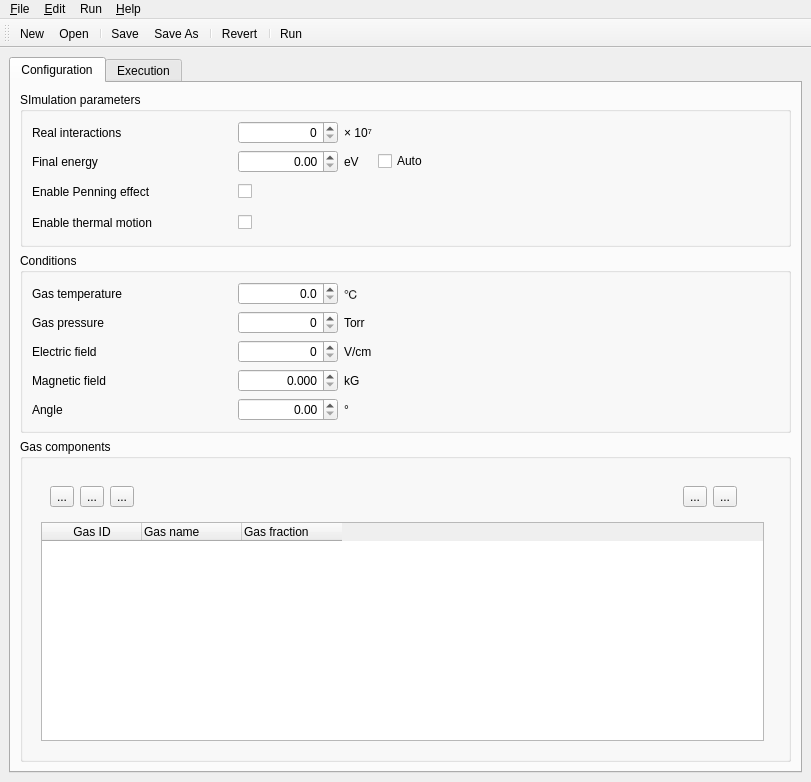
<?xml version="1.0" encoding="UTF-8"?>
<ui version="4.0">
 <class>MainWindow</class>
 <widget class="QMainWindow" name="MainWindow">
  <property name="geometry">
   <rect>
    <x>0</x>
    <y>0</y>
    <width>811</width>
    <height>782</height>
   </rect>
  </property>
  <property name="windowTitle">
   <string>Magboltz GUI</string>
  </property>
  <widget class="QWidget" name="centralwidget">
   <layout class="QVBoxLayout" name="verticalLayout">
    <item>
     <widget class="QTabWidget" name="mainTab">
      <property name="currentIndex">
       <number>0</number>
      </property>
      <widget class="QWidget" name="tabConfiguration">
       <attribute name="title">
        <string>Configuration</string>
       </attribute>
       <layout class="QVBoxLayout" name="verticalLayout_3">
        <item>
         <widget class="QGroupBox" name="groupSimParameters">
          <property name="title">
           <string>SImulation parameters</string>
          </property>
          <layout class="QGridLayout" name="gridLayout">
           <item row="0" column="2">
            <widget class="QLabel" name="label_3">
             <property name="text">
              <string>× 10⁷</string>
             </property>
            </widget>
           </item>
           <item row="2" column="1">
            <widget class="QCheckBox" name="checkPenning">
             <property name="minimumSize">
              <size>
               <width>0</width>
               <height>25</height>
              </size>
             </property>
             <property name="toolTip">
              <string>IPEN: include Penning effect</string>
             </property>
             <property name="text">
              <string/>
             </property>
            </widget>
           </item>
           <item row="0" column="4">
            <spacer name="horizontalSpacer">
             <property name="orientation">
              <enum>Qt::Horizontal</enum>
             </property>
             <property name="sizeHint" stdset="0">
              <size>
               <width>40</width>
               <height>20</height>
              </size>
             </property>
            </spacer>
           </item>
           <item row="1" column="2">
            <widget class="QLabel" name="label_4">
             <property name="text">
              <string>eV</string>
             </property>
            </widget>
           </item>
           <item row="1" column="0">
            <widget class="QLabel" name="label_2">
             <property name="minimumSize">
              <size>
               <width>0</width>
               <height>0</height>
              </size>
             </property>
             <property name="text">
              <string>Final energy</string>
             </property>
            </widget>
           </item>
           <item row="1" column="4">
            <widget class="QCheckBox" name="checkFinalEnergyAuto">
             <property name="text">
              <string>Auto</string>
             </property>
            </widget>
           </item>
           <item row="0" column="1">
            <widget class="QSpinBox" name="spinRealInteractions">
             <property name="minimumSize">
              <size>
               <width>100</width>
               <height>0</height>
              </size>
             </property>
             <property name="toolTip">
              <string> NMAX: Number of real collisions, use a value between 2 and 5 for inelastic gas to obtain 1% accuracy, use a value above 10 for better than 0.5 % accuracy and a value of at least 10 for pure elastic gases like Argon</string>
             </property>
             <property name="alignment">
              <set>Qt::AlignRight|Qt::AlignTrailing|Qt::AlignVCenter</set>
             </property>
            </widget>
           </item>
           <item row="1" column="1">
            <widget class="QDoubleSpinBox" name="spinFinalEnergy">
             <property name="toolTip">
              <string>EFINAL: upper limit of the electron energy in electron Volts, if EFINAL = 0.0, program automatically calculates upper integration energy limit</string>
             </property>
             <property name="alignment">
              <set>Qt::AlignRight|Qt::AlignTrailing|Qt::AlignVCenter</set>
             </property>
            </widget>
           </item>
           <item row="0" column="0">
            <widget class="QLabel" name="label">
             <property name="minimumSize">
              <size>
               <width>200</width>
               <height>0</height>
              </size>
             </property>
             <property name="toolTip">
              <string/>
             </property>
             <property name="text">
              <string>Real interactions</string>
             </property>
            </widget>
           </item>
           <item row="2" column="0">
            <widget class="QLabel" name="label_16">
             <property name="text">
              <string>Enable Penning effect</string>
             </property>
            </widget>
           </item>
           <item row="4" column="0">
            <widget class="QLabel" name="label_17">
             <property name="text">
              <string>Enable thermal motion</string>
             </property>
            </widget>
           </item>
           <item row="4" column="1">
            <widget class="QCheckBox" name="checkThermal">
             <property name="minimumSize">
              <size>
               <width>0</width>
               <height>25</height>
              </size>
             </property>
             <property name="toolTip">
              <string>ITHRM: gas motion taken to be at input temperature</string>
             </property>
             <property name="text">
              <string/>
             </property>
            </widget>
           </item>
          </layout>
         </widget>
        </item>
        <item>
         <widget class="QGroupBox" name="groupGasList">
          <property name="title">
           <string>Conditions</string>
          </property>
          <layout class="QGridLayout" name="gridLayout_2">
           <item row="0" column="2">
            <widget class="QLabel" name="label_12">
             <property name="text">
              <string>℃</string>
             </property>
            </widget>
           </item>
           <item row="2" column="2">
            <widget class="QLabel" name="label_6">
             <property name="text">
              <string>V/cm</string>
             </property>
            </widget>
           </item>
           <item row="0" column="1">
            <widget class="QDoubleSpinBox" name="spinGasTemperature">
             <property name="minimumSize">
              <size>
               <width>100</width>
               <height>0</height>
              </size>
             </property>
             <property name="toolTip">
              <string>TEMP: temperature of gas in centigrade</string>
             </property>
             <property name="alignment">
              <set>Qt::AlignRight|Qt::AlignTrailing|Qt::AlignVCenter</set>
             </property>
             <property name="decimals">
              <number>1</number>
             </property>
             <property name="maximum">
              <double>500.000000000000000</double>
             </property>
            </widget>
           </item>
           <item row="1" column="1">
            <widget class="QDoubleSpinBox" name="spinGasPressure">
             <property name="toolTip">
              <string>TORR: pressure of gas in Torr</string>
             </property>
             <property name="alignment">
              <set>Qt::AlignRight|Qt::AlignTrailing|Qt::AlignVCenter</set>
             </property>
             <property name="decimals">
              <number>0</number>
             </property>
             <property name="maximum">
              <double>10000.000000000000000</double>
             </property>
             <property name="singleStep">
              <double>10.000000000000000</double>
             </property>
            </widget>
           </item>
           <item row="3" column="1">
            <widget class="QDoubleSpinBox" name="spinMagneticField">
             <property name="toolTip">
              <string>BMAG: magnitude of the magnetic field in kilogauss</string>
             </property>
             <property name="alignment">
              <set>Qt::AlignRight|Qt::AlignTrailing|Qt::AlignVCenter</set>
             </property>
             <property name="decimals">
              <number>3</number>
             </property>
             <property name="maximum">
              <double>10.000000000000000</double>
             </property>
            </widget>
           </item>
           <item row="3" column="2">
            <widget class="QLabel" name="label_8">
             <property name="text">
              <string>kG</string>
             </property>
            </widget>
           </item>
           <item row="0" column="4">
            <spacer name="horizontalSpacer_3">
             <property name="orientation">
              <enum>Qt::Horizontal</enum>
             </property>
             <property name="sizeHint" stdset="0">
              <size>
               <width>40</width>
               <height>20</height>
              </size>
             </property>
            </spacer>
           </item>
           <item row="4" column="0">
            <widget class="QLabel" name="label_9">
             <property name="minimumSize">
              <size>
               <width>200</width>
               <height>0</height>
              </size>
             </property>
             <property name="text">
              <string>Angle</string>
             </property>
            </widget>
           </item>
           <item row="3" column="0">
            <widget class="QLabel" name="label_7">
             <property name="minimumSize">
              <size>
               <width>200</width>
               <height>0</height>
              </size>
             </property>
             <property name="text">
              <string>Magnetic field</string>
             </property>
            </widget>
           </item>
           <item row="0" column="0">
            <widget class="QLabel" name="label_11">
             <property name="minimumSize">
              <size>
               <width>200</width>
               <height>0</height>
              </size>
             </property>
             <property name="text">
              <string>Gas temperature</string>
             </property>
            </widget>
           </item>
           <item row="4" column="1">
            <widget class="QDoubleSpinBox" name="spinAngle">
             <property name="toolTip">
              <string>BTHETA: angle between the electric and magnetic fields in degrees</string>
             </property>
             <property name="alignment">
              <set>Qt::AlignRight|Qt::AlignTrailing|Qt::AlignVCenter</set>
             </property>
             <property name="maximum">
              <double>359.990000000000009</double>
             </property>
            </widget>
           </item>
           <item row="1" column="2">
            <widget class="QLabel" name="label_14">
             <property name="text">
              <string>Torr</string>
             </property>
            </widget>
           </item>
           <item row="2" column="0">
            <widget class="QLabel" name="label_5">
             <property name="minimumSize">
              <size>
               <width>200</width>
               <height>0</height>
              </size>
             </property>
             <property name="text">
              <string>Electric field</string>
             </property>
            </widget>
           </item>
           <item row="1" column="0">
            <widget class="QLabel" name="label_13">
             <property name="text">
              <string>Gas pressure</string>
             </property>
            </widget>
           </item>
           <item row="2" column="1">
            <widget class="QDoubleSpinBox" name="spinElectricField">
             <property name="toolTip">
              <string>EFIELD: electric field in Volt/cm</string>
             </property>
             <property name="alignment">
              <set>Qt::AlignRight|Qt::AlignTrailing|Qt::AlignVCenter</set>
             </property>
             <property name="decimals">
              <number>0</number>
             </property>
             <property name="maximum">
              <double>100000.000000000000000</double>
             </property>
             <property name="singleStep">
              <double>100.000000000000000</double>
             </property>
            </widget>
           </item>
           <item row="4" column="2">
            <widget class="QLabel" name="label_10">
             <property name="text">
              <string>°</string>
             </property>
            </widget>
           </item>
          </layout>
         </widget>
        </item>
        <item>
         <widget class="QGroupBox" name="groupConditions">
          <property name="title">
           <string>Gas components</string>
          </property>
          <layout class="QHBoxLayout" name="horizontalLayout_3">
           <item>
            <widget class="QWidget" name="widget_5" native="true">
             <layout class="QVBoxLayout" name="verticalLayout_2">
              <item>
               <widget class="QWidget" name="widget" native="true">
                <layout class="QHBoxLayout" name="horizontalLayout">
                 <item>
                  <widget class="QToolButton" name="btnGasAdd">
                   <property name="text">
                    <string>...</string>
                   </property>
                   <property name="icon">
                    <iconset theme="list-add">
                     <normaloff>../../../../../../ui</normaloff>../../../../../../ui</iconset>
                   </property>
                  </widget>
                 </item>
                 <item>
                  <widget class="QToolButton" name="btnGasRemove">
                   <property name="text">
                    <string>...</string>
                   </property>
                   <property name="icon">
                    <iconset theme="list-remove">
                     <normaloff>../../../../../../ui</normaloff>../../../../../../ui</iconset>
                   </property>
                  </widget>
                 </item>
                 <item>
                  <widget class="QToolButton" name="btnGasNormalize">
                   <property name="toolTip">
                    <string>Normalize gas fractions</string>
                   </property>
                   <property name="text">
                    <string>...</string>
                   </property>
                   <property name="icon">
                    <iconset theme="accessories-calculator">
                     <normaloff>../../../../../../.designer/backup</normaloff>../../../../../../.designer/backup</iconset>
                   </property>
                  </widget>
                 </item>
                 <item>
                  <spacer name="horizontalSpacer_6">
                   <property name="orientation">
                    <enum>Qt::Horizontal</enum>
                   </property>
                   <property name="sizeHint" stdset="0">
                    <size>
                     <width>40</width>
                     <height>20</height>
                    </size>
                   </property>
                  </spacer>
                 </item>
                 <item>
                  <widget class="QToolButton" name="btnGasDown">
                   <property name="text">
                    <string>...</string>
                   </property>
                   <property name="icon">
                    <iconset theme="go-down">
                     <normaloff>../../../../../../ui</normaloff>../../../../../../ui</iconset>
                   </property>
                  </widget>
                 </item>
                 <item>
                  <widget class="QToolButton" name="btnGasUp">
                   <property name="text">
                    <string>...</string>
                   </property>
                   <property name="icon">
                    <iconset theme="go-up">
                     <normaloff>../../../../../../ui</normaloff>../../../../../../ui</iconset>
                   </property>
                  </widget>
                 </item>
                 <item>
                  <widget class="QWidget" name="widget_4" native="true"/>
                 </item>
                 <item>
                  <widget class="QWidget" name="widget_3" native="true"/>
                 </item>
                 <item>
                  <widget class="QWidget" name="widget_6" native="true"/>
                 </item>
                </layout>
               </widget>
              </item>
              <item>
               <widget class="QTableWidget" name="gasListTable">
                <property name="columnCount">
                 <number>3</number>
                </property>
                <column>
                 <property name="text">
                  <string>Gas ID</string>
                 </property>
                </column>
                <column>
                 <property name="text">
                  <string>Gas name</string>
                 </property>
                 <property name="textAlignment">
                  <set>AlignLeading|AlignVCenter</set>
                 </property>
                </column>
                <column>
                 <property name="text">
                  <string>Gas fraction</string>
                 </property>
                 <property name="textAlignment">
                  <set>AlignLeading|AlignVCenter</set>
                 </property>
                </column>
               </widget>
              </item>
             </layout>
            </widget>
           </item>
           <item>
            <widget class="QWidget" name="widget_7" native="true"/>
           </item>
          </layout>
         </widget>
        </item>
       </layout>
      </widget>
      <widget class="QWidget" name="tabExecution">
       <attribute name="title">
        <string>Execution</string>
       </attribute>
       <layout class="QVBoxLayout" name="verticalLayout_4">
        <item>
         <widget class="QWidget" name="widget_2" native="true">
          <layout class="QHBoxLayout" name="horizontalLayout_2">
           <item>
            <widget class="QLabel" name="label_15">
             <property name="text">
              <string>Command line</string>
             </property>
            </widget>
           </item>
           <item>
            <widget class="QLineEdit" name="commandLine">
             <property name="readOnly">
              <bool>true</bool>
             </property>
             <property name="placeholderText">
              <string>(save the current file)</string>
             </property>
            </widget>
           </item>
           <item>
            <widget class="QToolButton" name="btnCmdCopyToClipbord">
             <property name="text">
              <string>...</string>
             </property>
             <property name="icon">
              <iconset theme="edit-copy">
               <normaloff>../../../../../../ui</normaloff>../../../../../../ui</iconset>
             </property>
            </widget>
           </item>
           <item>
            <widget class="QToolButton" name="btnResultSave">
             <property name="text">
              <string>...</string>
             </property>
             <property name="icon">
              <iconset theme="document-save-as">
               <normaloff>../../../../../../.designer/backup</normaloff>../../../../../../.designer/backup</iconset>
             </property>
            </widget>
           </item>
           <item>
            <widget class="QToolButton" name="btnResultExport">
             <property name="text">
              <string>...</string>
             </property>
             <property name="icon">
              <iconset theme="x-office-spreadsheet">
               <normaloff>../../../../../../.designer/backup</normaloff>../../../../../../.designer/backup</iconset>
             </property>
            </widget>
           </item>
          </layout>
         </widget>
        </item>
        <item>
         <widget class="QTextEdit" name="consoleOutput">
          <property name="font">
           <font>
            <family>Monospace</family>
           </font>
          </property>
          <property name="readOnly">
           <bool>true</bool>
          </property>
         </widget>
        </item>
       </layout>
      </widget>
     </widget>
    </item>
   </layout>
  </widget>
  <widget class="QMenuBar" name="mainMenuBar">
   <property name="geometry">
    <rect>
     <x>0</x>
     <y>0</y>
     <width>811</width>
     <height>23</height>
    </rect>
   </property>
   <widget class="QMenu" name="menu_File">
    <property name="title">
     <string>&amp;File</string>
    </property>
    <addaction name="actionNew"/>
    <addaction name="actionOpen"/>
    <addaction name="separator"/>
    <addaction name="actionSave"/>
    <addaction name="actionSaveAs"/>
    <addaction name="separator"/>
    <addaction name="actionRevert"/>
    <addaction name="actionClose"/>
    <addaction name="separator"/>
    <addaction name="actionQuit"/>
   </widget>
   <widget class="QMenu" name="menu_Edit">
    <property name="title">
     <string>&amp;Edit</string>
    </property>
    <addaction name="separator"/>
   </widget>
   <widget class="QMenu" name="menu_Help">
    <property name="title">
     <string>&amp;Help</string>
    </property>
    <property name="separatorsCollapsible">
     <bool>false</bool>
    </property>
   </widget>
   <widget class="QMenu" name="menuRun">
    <property name="title">
     <string>Run</string>
    </property>
    <addaction name="actionRun"/>
    <addaction name="separator"/>
    <addaction name="actionResultSave"/>
    <addaction name="actionResultExport"/>
   </widget>
   <addaction name="menu_File"/>
   <addaction name="menu_Edit"/>
   <addaction name="menuRun"/>
   <addaction name="menu_Help"/>
  </widget>
  <widget class="QToolBar" name="mainToolBar">
   <property name="windowTitle">
    <string>toolBar</string>
   </property>
   <attribute name="toolBarArea">
    <enum>TopToolBarArea</enum>
   </attribute>
   <attribute name="toolBarBreak">
    <bool>false</bool>
   </attribute>
   <addaction name="actionNew"/>
   <addaction name="actionOpen"/>
   <addaction name="separator"/>
   <addaction name="actionSave"/>
   <addaction name="actionSaveAs"/>
   <addaction name="separator"/>
   <addaction name="actionRevert"/>
   <addaction name="separator"/>
   <addaction name="actionRun"/>
  </widget>
  <action name="actionNew">
   <property name="icon">
    <iconset theme="document-new">
     <normaloff>../../../../../../ui</normaloff>../../../../../../ui</iconset>
   </property>
   <property name="text">
    <string>&amp;New</string>
   </property>
  </action>
  <action name="actionOpen">
   <property name="icon">
    <iconset theme="document-open">
     <normaloff>../../../../../../ui</normaloff>../../../../../../ui</iconset>
   </property>
   <property name="text">
    <string>&amp;Open</string>
   </property>
  </action>
  <action name="actionQuit">
   <property name="icon">
    <iconset theme="application-exit">
     <normaloff>../../../../../../ui</normaloff>../../../../../../ui</iconset>
   </property>
   <property name="text">
    <string>&amp;Exit</string>
   </property>
  </action>
  <action name="actionSave">
   <property name="icon">
    <iconset theme="document-save">
     <normaloff>../../../../../../ui</normaloff>../../../../../../ui</iconset>
   </property>
   <property name="text">
    <string>&amp;Save</string>
   </property>
  </action>
  <action name="actionClose">
   <property name="icon">
    <iconset theme="edit-delete">
     <normaloff>../../../../../../ui</normaloff>../../../../../../ui</iconset>
   </property>
   <property name="text">
    <string>Close</string>
   </property>
  </action>
  <action name="actionSaveAs">
   <property name="icon">
    <iconset theme="document-save-as">
     <normaloff>../../../../../../ui</normaloff>../../../../../../ui</iconset>
   </property>
   <property name="text">
    <string>Save As</string>
   </property>
  </action>
  <action name="actionRevert">
   <property name="icon">
    <iconset theme="document-revert">
     <normaloff>../../../../../../ui</normaloff>../../../../../../ui</iconset>
   </property>
   <property name="text">
    <string>Revert</string>
   </property>
  </action>
  <action name="actionRun">
   <property name="icon">
    <iconset theme="system-run">
     <normaloff>../../../../../../ui</normaloff>../../../../../../ui</iconset>
   </property>
   <property name="text">
    <string>Run</string>
   </property>
  </action>
  <action name="actionGasAdd">
   <property name="icon">
    <iconset theme="list-add">
     <normaloff>../../../../../../ui</normaloff>../../../../../../ui</iconset>
   </property>
   <property name="text">
    <string>Add</string>
   </property>
  </action>
  <action name="actionGasRemove">
   <property name="icon">
    <iconset theme="list-remove">
     <normaloff>../../../../../../ui</normaloff>../../../../../../ui</iconset>
   </property>
   <property name="text">
    <string>Remove</string>
   </property>
  </action>
  <action name="actionGasNormalize">
   <property name="icon">
    <iconset theme="accessories-calculator">
     <normaloff>../../../../../../.designer/backup</normaloff>../../../../../../.designer/backup</iconset>
   </property>
   <property name="text">
    <string>Normalize</string>
   </property>
   <property name="toolTip">
    <string>Normalize</string>
   </property>
  </action>
  <action name="actionResultExport">
   <property name="icon">
    <iconset theme="x-office-spreadsheet">
     <normaloff>../../../../../../.designer/backup</normaloff>../../../../../../.designer/backup</iconset>
   </property>
   <property name="text">
    <string>Export</string>
   </property>
  </action>
  <action name="actionCmdCopyToClipboard">
   <property name="icon">
    <iconset theme="edit-copy">
     <normaloff>../../../../../../.designer/backup</normaloff>../../../../../../.designer/backup</iconset>
   </property>
   <property name="text">
    <string>Cooy to clipboard</string>
   </property>
   <property name="shortcut">
    <string>Ctrl+C</string>
   </property>
  </action>
  <action name="actionResultSave">
   <property name="icon">
    <iconset theme="document-save-as">
     <normaloff>../../../../../../.designer/backup</normaloff>../../../../../../.designer/backup</iconset>
   </property>
   <property name="text">
    <string>Save</string>
   </property>
  </action>
 </widget>
 <resources/>
 <connections/>
</ui>
